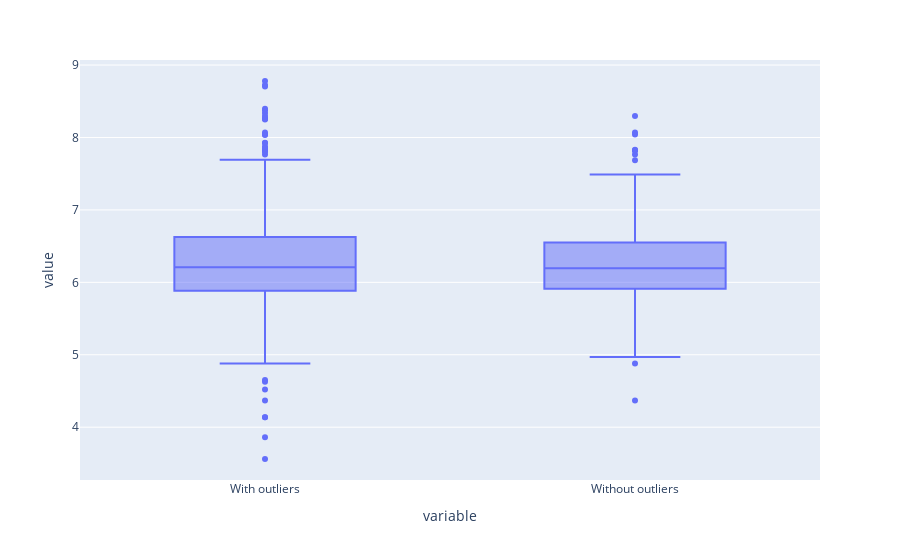

The notebook cell saved with this chart:
### Markdown cell above
Before you write this data without outliers to a new csv file, you should first check the results from the average number of rooms (RM) column via two boxplots.

### Code cell
df_wo_outliers=pd.DataFrame(X_train, columns=df.columns[:-1])
df_boxplot = pd.DataFrame(data={'With outliers':df['RM'], 'Without outliers':df_wo_outliers['RM']})
fig = px.box(df_boxplot)
fig.show()

### Figure 1 — Plotly figure (JSON) as saved in the notebook; plotly's stock layout.template omitted (floating-point values rounded to 4 significant figures; data arrays with more than 128 entries replaced by an {"elided": "..."} marker saying what was removed)
{"data": [{"alignmentgroup": "True", "hovertemplate": "variable=%{x}<br>value=%{y}<extra></extra>", "legendgroup": "", "marker": {"color": "#636efa"}, "name": "", "notched": false, "offsetgroup": "", "orientation": "v", "showlegend": false, "x": {"elided": "1012 str values"}, "x0": " ", "xaxis": "x", "y": {"elided": "1012 float values"}, "y0": " ", "yaxis": "y", "type": "box"}], "layout": {"xaxis": {"anchor": "y", "domain": [0, 1], "title": {"text": "variable"}}, "yaxis": {"anchor": "x", "domain": [0, 1], "title": {"text": "value"}}, "legend": {"tracegroupgap": 0}, "margin": {"t": 60}, "boxmode": "group"}}
